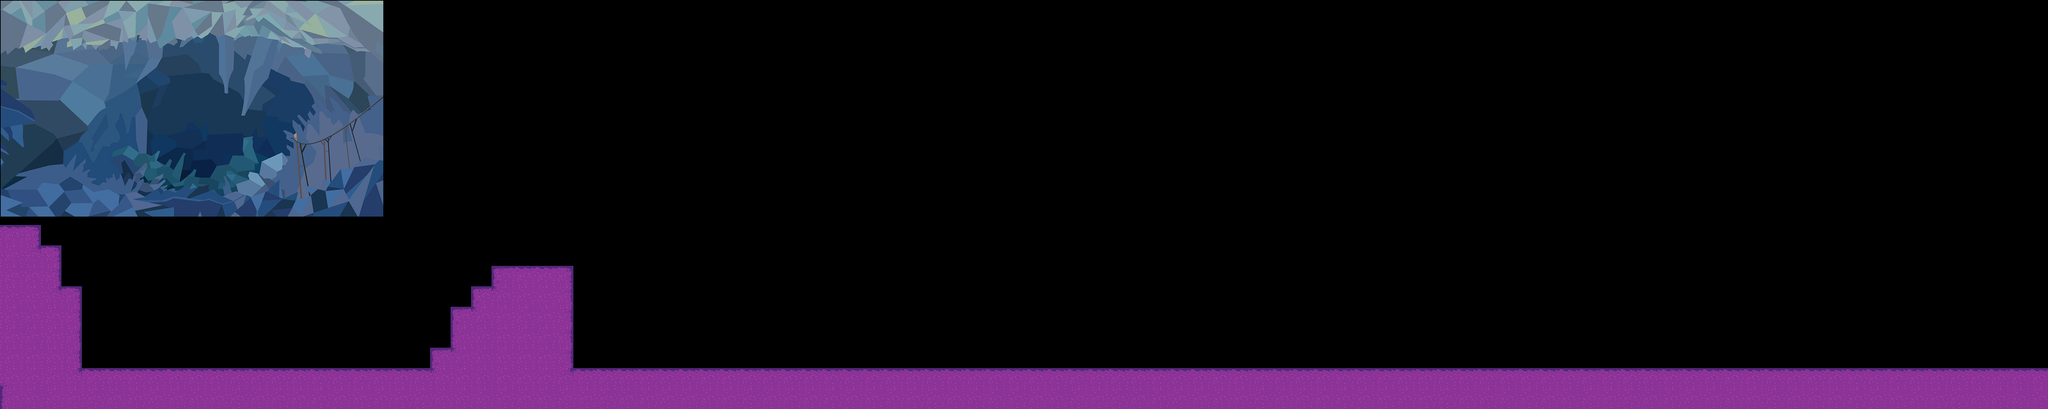

The image is a tile-based game level rendered from a .tmx file. Its description and source (layers, tilesets, objects; grid data summarised) follow:
An orthogonal 100x20 tile map with 32x32 px tiles, 4 tile layers (Background Tiles, NotCollidingBackground, Foreground Tiles, First Layer), 1 image layer and 6 objects (4x NPC, PlayerSpawn, Portal).

<map version="1.0" orientation="orthogonal" renderorder="left-up" width="100" height="20" tilewidth="32" tileheight="32" nextobjectid="21">
 <tileset firstgid="1" name="level_tiles" tilewidth="32" tileheight="32" tilecount="100" columns="10">
  <image source="../images/level_tiles.png" width="320" height="320" />
  <terraintypes>
   <terrain name="Base" tile="-1" />
  </terraintypes>
  <tile id="0" terrain=",,,0" />
  <tile id="1" terrain=",,0,0" />
  <tile id="2" terrain=",,0," />
  <tile id="3" terrain="0,0,0," />
  <tile id="4" terrain="0,0,,0" />
  <tile id="10" terrain=",0,,0" />
  <tile id="11" terrain="0,0,0,0" />
  <tile id="12" terrain="0,,0," />
  <tile id="13" terrain="0,,0,0" />
  <tile id="14" terrain=",0,0,0" />
  <tile id="20" terrain=",0,," />
  <tile id="21" terrain="0,0,," />
  <tile id="22" terrain="0,,," />
 </tileset>
 <imagelayer name="Background">
  <image source="../images/background.png" width="3200" height="1600" />
  <properties>
   <property name="x" value="0" />
   <property name="y" value="0" />
  </properties>
 </imagelayer>
 <layer name="Background Tiles" width="100" height="20">
  <properties>
   <property name="collide" value="1" />
   <property name="tileset" value="level_tiles" />
  </properties>
  <data>[2000 cells, 252 non-empty, 9 distinct tile ids]</data>
 </layer>
 <layer name="NotCollidingBackground" width="100" height="20">
  <properties>
   <property name="collide" value="0" />
   <property name="tileset" value="level_tiles" />
  </properties>
  <data>[2000 cells, 6 non-empty, 2 distinct tile ids]</data>
 </layer>
 <objectgroup name="Entities">
  <object id="1" name="PlayerSpawn" type="PlayerSpawn" x="224" y="512" width="32" height="64" />
  <object id="9" name="Tutorial Guy" type="NPC" x="288" y="512" width="32" height="64">
   <properties>
    <property name="id" value="0" />
    <property name="sprite" value="tuto_guy" />
    <property name="text" value="Hi ! Welcome here new ordinary and already bored player !" />
   </properties>
  </object>
  <object id="16" name="Portal 1" type="Portal" x="1248" y="512" width="32" height="64">
   <properties>
    <property name="changeMap" value="test" />
    <property name="exit" value="left" />
    <property name="link" value="Portal 2" />
   </properties>
  </object>
  <object id="17" name="Tutorial Guy" type="NPC" x="512" y="512" width="32" height="64">
   <properties>
    <property name="id" value="1" />
    <property name="sprite" value="tuto_guy" />
    <property name="text" value="Right after the fences there is a HILL. Try to go through by jumpin. Ah .. yes ... actually you can jump by pressing the Jump Button !" />
   </properties>
  </object>
  <object id="18" name="Tutorial Guy" type="NPC" x="1120" y="512" width="32" height="64">
   <properties>
    <property name="id" value="3" />
    <property name="sprite" value="tuto_guy" />
    <property name="text" value="Congrats ! You did ... well .. Now take the portal to start your journey !" />
   </properties>
  </object>
  <object id="20" name="Tutorial Guy" type="NPC" x="928" y="512" width="32" height="64">
   <properties>
    <property name="id" value="2" />
    <property name="sprite" value="tuto_guy" />
    <property name="text" value="Congrats ! You did ... well .. Now take the portal to start your journey !" />
   </properties>
  </object>
 </objectgroup>
 <layer name="Foreground Tiles" width="100" height="20">
  <properties>
   <property name="collide" value="0" />
   <property name="tileset" value="level_tiles" />
  </properties>
  <data>[2000 cells, 7 non-empty, 3 distinct tile ids]</data>
 </layer>
 <layer name="First Layer" width="100" height="20">
  <properties>
   <property name="collide" value="0" />
   <property name="tileset" value="level_tiles" />
  </properties>
  <data>[2000 cells, 3 non-empty, 1 distinct tile ids]</data>
 </layer>
</map>